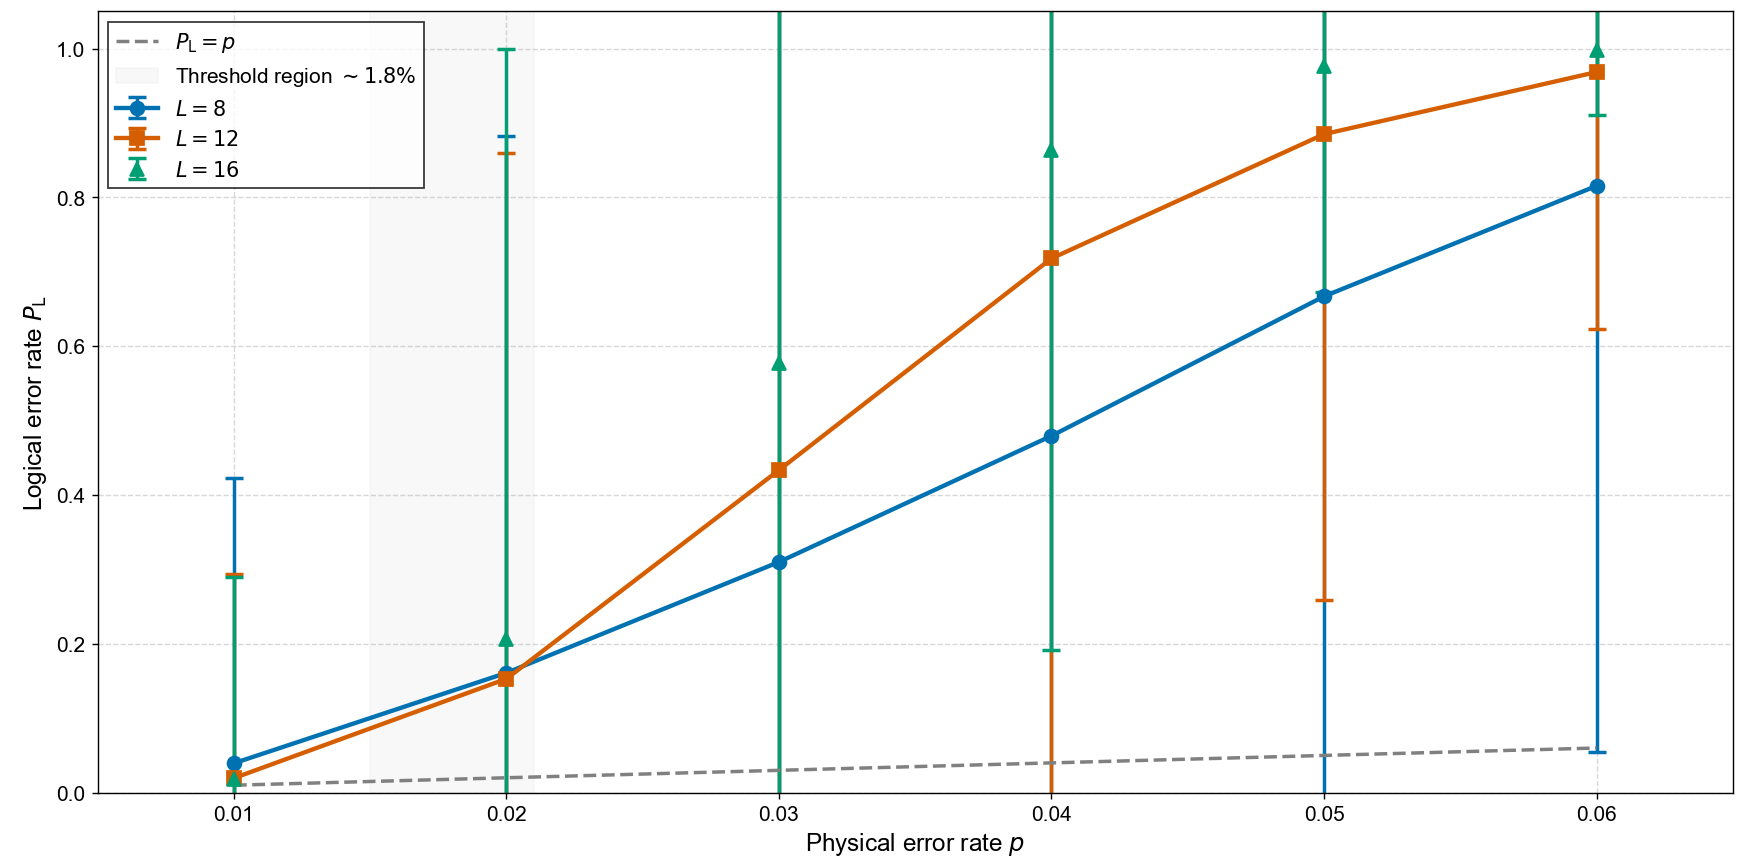

Recreate this plot in Python.
import matplotlib.pyplot as plt
import numpy as np
from scipy.stats import binom

# === 你的真实模拟数据 ===
p_vals = np.array([0.0100, 0.0200, 0.0300, 0.0400, 0.0500, 0.0600])

pl_l8  = np.array([0.0395, 0.1610, 0.3100, 0.4795, 0.6670, 0.8155])
pl_l12 = np.array([0.0195, 0.1530, 0.4335, 0.7180, 0.8850, 0.9685])
pl_l16 = np.array([0.0190, 0.2060, 0.5780, 0.8640, 0.9760, 0.9985])

# 假设每点TRIALS=2000（你可以改成真实值）
TRIALS = 2000

# 95% Wilson score confidence interval (更准于标准binomial)
def wilson_ci(success, n, z=1.96):
    p = success / n
    denom = n + z**2
    center = (success + z**2/2) / denom
    margin = z * np.sqrt((success*(n-success)/n + z**2/4) / denom)
    return margin

err_l8  = wilson_ci(pl_l8 * TRIALS, TRIALS)
err_l12 = wilson_ci(pl_l12 * TRIALS, TRIALS)
err_l16 = wilson_ci(pl_l16 * TRIALS, TRIALS)

# === Nature Communications 视觉标准 ===
plt.rcParams.update({
    'font.family': 'sans-serif',
    'font.sans-serif': ['Arial', 'Helvetica', 'DejaVu Sans'],
    'font.size': 12,
    'axes.labelsize': 14,
    'axes.titlesize': 14,
    'legend.fontsize': 12,
    'xtick.labelsize': 12,
    'ytick.labelsize': 12,
    'lines.linewidth': 2.5,
    'lines.markersize': 8,
    'errorbar.capsize': 5,
})

fig, ax = plt.subplots(figsize=(6.5, 5))  # NC常见比例

# Colorblind-friendly palette (Nature推荐)
colors = ['#0072B2', '#D55E00', '#009E73']  # Blue, Orange, Green

ax.errorbar(p_vals, pl_l8, yerr=err_l8, label='$L=8$', fmt='-o', color=colors[0],
            capthick=2, elinewidth=2)
ax.errorbar(p_vals, pl_l12, yerr=err_l12, label='$L=12$', fmt='-s', color=colors[1],
            capthick=2, elinewidth=2)
ax.errorbar(p_vals, pl_l16, yerr=err_l16, label='$L=16$', fmt='^', color=colors[2],
            capthick=2, elinewidth=2)

# No-correction reference line
ax.plot(p_vals, p_vals, '--', color='gray', linewidth=2, label='$P_\\mathrm{L} = p$')

# Shaded threshold region (你的~1.8%)
ax.axvspan(0.015, 0.021, alpha=0.15, color='lightgray', label='Threshold region $\\sim 1.8\\%$')

ax.set_xlabel('Physical error rate $p$')
ax.set_ylabel('Logical error rate $P_\\mathrm{L}$')
ax.set_xlim(0.005, 0.065)
ax.set_ylim(0.0, 1.05)
ax.grid(True, linestyle='--', alpha=0.5, which='both')
ax.legend(loc='upper left', frameon=True, fancybox=False, edgecolor='black')

plt.tight_layout()

# 保存高分辨率（NC要求）
plt.savefig('figure1_z3_threshold_nc.png', dpi=600, bbox_inches='tight')
plt.savefig('figure1_z3_threshold_nc.pdf', bbox_inches='tight')  # Vector版给LaTeX
plt.show()

print("Figure saved: figure1_z3_threshold_nc.png 和 .pdf（NC标准）")
